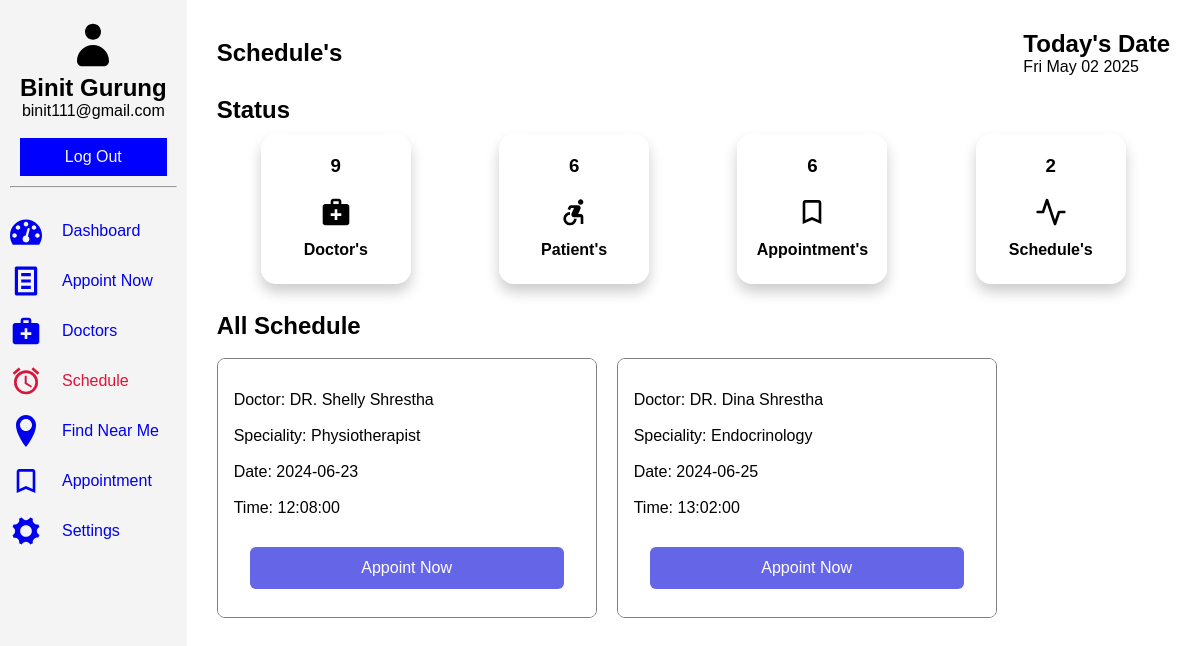
The app's page /patient/schedule.php (signed in), older data.
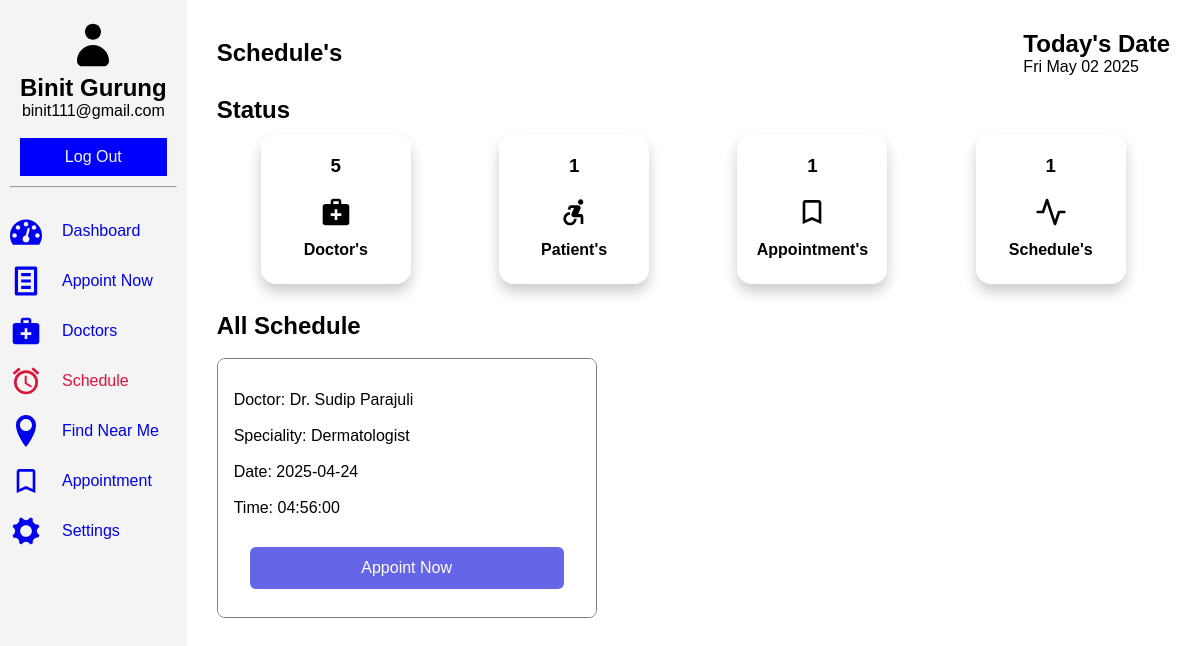
The same page, newer data.
### tables this page shows
CREATE TABLE `schedule` (
  `id` int(11) NOT NULL,
  `sid` int(11) NOT NULL,
  `time` time NOT NULL,
  `did` int(11) NOT NULL,
  `date` date NOT NULL
);

CREATE TABLE `doctor` (
  `id` int(11) NOT NULL,
  `fname` varchar(60) NOT NULL,
  `latitude` decimal(10,8) NOT NULL,
  `longitude` decimal(11,8) NOT NULL,
  `email` varchar(60) NOT NULL,
  `password` varchar(60) NOT NULL,
  `phone` varchar(60) NOT NULL,
  `address` varchar(255) NOT NULL,
  `image_name` varchar(255) NOT NULL,
  `image_path` varchar(255) NOT NULL,
  `sid` int(11) DEFAULT NULL,
  `created_at` timestamp NULL DEFAULT current_timestamp()
);

CREATE TABLE `specialities` (
  `id` int(11) NOT NULL,
  `title` varchar(60) NOT NULL,
  `description` text NOT NULL,
  `image_name` varchar(60) NOT NULL,
  `image_path` varchar(255) NOT NULL,
  `created_at` timestamp NULL DEFAULT current_timestamp()
);

### patient/schedule.php (the view, shortened to what the changed rows need)
<?php
    include('../connection.php');
    $sql = "SELECT sp.title, sc.time, doc.fname, sc.date from schedule as sc INNER JOIN specialities as sp ON sc.sid = sp.id INNER JOIN doctor as doc ON sc.did = doc.id";
    $result = mysqli_query($conn, $sql);
    $useremail = $_SESSION["username_patient"];
    $usql = "SELECT fullname FROM register where email='$useremail';";
    $uresult = mysqli_query($conn, $usql);
    $urow = mysqli_fetch_assoc($uresult);
?>
<!DOCTYPE html>
<html lang="en">
<head>
    <link rel="stylesheet" href="../assets/dash1.css">
</head>
<body>
    <section class="dashboard">
        <div class="sidebar">
            <header>
                <h1><?php echo $urow['fullname']; ?></h1>
                <p><?php echo ''. $_SESSION['username_patient']. ''; ?></p><br>
            </header>
        </div>
        <div class="main">
            <div class="head">
                <div class="head-bar">
                    <h2>Schedule's</h2>
                </div>
                <div class="date-container">
                    <h1>Today's Date</h1>
                </div>
            </div>
            <div class="status">
                <div class="status-bar">
                    <h2>Status</h2>
                </div>
                <div class="dash-collection">
                    <div class="doc">
                        <?php
                            $dsql = "SELECT * FROM doctor";
                            $dresult = mysqli_query($conn, $dsql);
                            if($drow = mysqli_num_rows($dresult)){
                                echo '<h3>'.$drow.'</h3>';
                            }else{
                                echo '<h3>0</h3>';
                            }
                        ?>
                        <svg class="icon icon-medical_services"><use xlink:href="#icon-medical_services"></use></svg><br>
                        <h4>Doctor's</h4><br>
                    </div>
                    <div class="doc">
                        <?php
                            $psql = "SELECT * FROM patient";
                            $presult = mysqli_query($conn, $psql);
                            if($prow = mysqli_num_rows($presult)){
                                echo '<h3>'.$prow.'</h3>';
                            }else{
                                echo '<h3>0</h3>';
                            }
                        ?>
                        <svg class="icon icon-accessible_forward"><use xlink:href="#icon-accessible_forward"></use></svg><br>
                        <h4>Patient's</h4><br>
                    </div>
                    <div class="doc">
                        <?php
                            $asql = "SELECT * FROM appointment";
                            $aresult = mysqli_query($conn, $asql);
                            if($arow = mysqli_num_rows($aresult)){
                                echo '<h3>'.$arow.'</h3>';
                            }else{
                                echo '<h3>0</h3>';
                            }
                        ?>
                        <svg class="icon icon-bookmark_outline"><use xlink:href="#icon-bookmark_outline"></use></svg><br>
                        <h4>Appointment's</h4><br>
                    </div>
                    <div class="doc">
                        <?php
                            $ssql = "SELECT * FROM schedule";
                            $sresult = mysqli_query($conn, $ssql);
                            if($srow = mysqli_num_rows($sresult)){
                                echo '<h3>'.$srow.'</h3>';
                            }else{
                                echo '<h3>0</h3>';
                            }
                        ?>
                        <svg class="icon icon-activity"><use xlink:href="#icon-activity"></use></svg><br>
                        <h4>Schedule's</h4><br>
                    </div>
                </div>
            </div><br>
            <div class="sessions">
                <div>
                <h2>All Schedule</h2><br>
                </div>
                <div class="cards">
                    <?php
                        while($row = mysqli_fetch_assoc($result)){
                    ?>
                    <div class="card">
                        <div class="title">
                        <div class="content">
                            <p>Doctor:
                                <?php echo $row['fname'];
                                ?></p><br>
                            <p>Speciality: <?php echo $row['title'];?></p><br>
                            <p>Date: <?php echo $row['date'] ?></p><br>
                            <p>Time: <?php echo $row['time'] ?></p><br>
                        </div>
                        <div class="actions">
                                <button class="book" type="submit"><a href="../patient/form.php">Appoint Now</a></button>
                        </div>
                    </div>
                </div>
                <?php
                    }
                ?>
            </div>
        </div>
    </section>
</body>
</html>

Row changes from the older to the newer data that the page shows:
removed schedule: did.fname "DR. Shelly Shrestha", sid.title "Physiotherapist", date "2024-06-23", time "12:08:00"
removed schedule: did.fname "DR. Dina Shrestha", sid.title "Endocrinology", date "2024-06-25", time "13:02:00"
added schedule: did.fname "Dr. Sudip Parajuli", sid.title "Dermatologist", date "2025-04-24", time "04:56:00"
Text that changed along with them:
$drow: "9" → "5"
$prow: "6" → "1"
$arow: "6" → "1"
$srow: "2" → "1"
